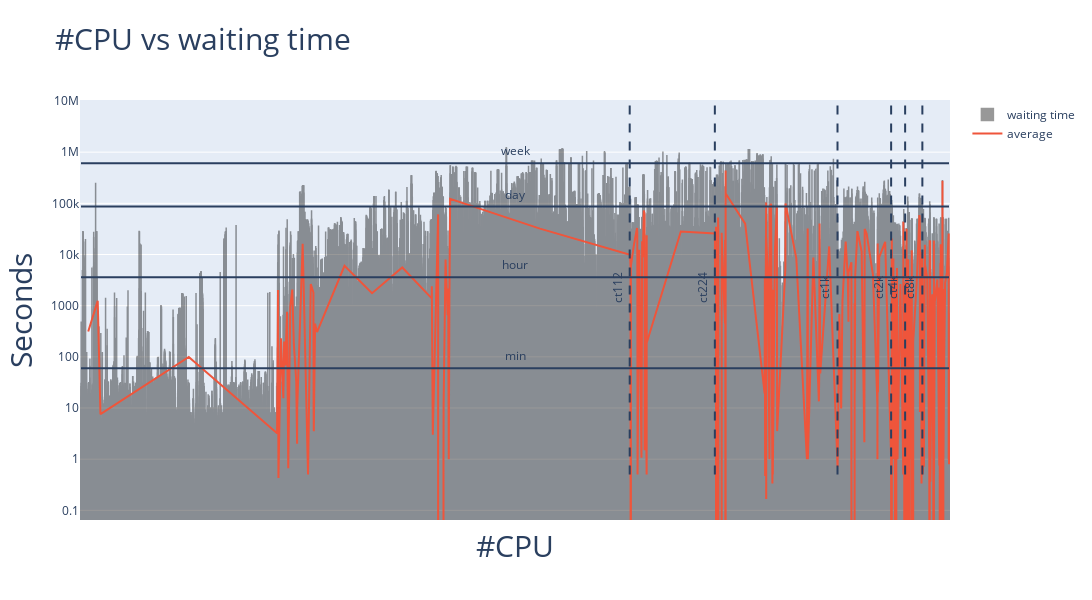

Notebook cell for this chart:
### Code cell
fig = go.Figure(go.Bar(
    x=test['pos'],
    y=test['Waiting Time'],
    name='waiting time'
    ))

fig.update_traces(marker_color='rgb(0, 0, 0)', marker_line_color='rgb(0, 0, 0)',
                    marker_line_width=1.5, opacity=0.4)

fig.add_trace(go.Scatter(x=average_pos.pos, y=average_pos.ave_waiting_time, name='average'))

fig.update_layout(
    yaxis={
        'type':'log'
    },
    xaxis={
        'title':'#CPU',
        'showticklabels':False
    },
    title={'text':'#CPU vs waiting time', 'font':{'size':30}},
    xaxis_title={'text':'#CPU', 'font':{'size': 30}},
    yaxis_title={'text':'Seconds', 'font':{'size':30}},
    height=600,
    width=1700
)

fig.add_shape(
        type='line', line=dict(dash='dash'),
        name = '112',
        label = {'text':'ct112'},
        x0 = 30653,
        x1 = 30653,
        y0 = 0.5,
        y1 = 10000000
    )

fig.add_shape(
        type='line', line=dict(dash='dash'),
        name = '224',
        label = {'text':'ct224'},
        x0 = 35410,
        x1 = 35410,
        y0 = 0.5,
        y1 = 10000000
    )

fig.add_shape(
        type='line', line=dict(dash='dash'),
        name = '1120',
        label = {'text':'ct1k'},
        x0 = 42262,
        x1 = 42262,
        y0 = 0.5,
        y1 = 10000000
    )

fig.add_shape(
        type='line', line=dict(dash='dash'),
        name = '2240',
        label = {'text':'ct2k'},
        x0 = 45258,
        x1 = 45258,
        y0 = 0.5,
        y1 = 10000000
    )

fig.add_shape(
        type='line', line=dict(dash='dash'),
        name = '4480',
        label = {'text':'ct4k'},
        x0 = 46040,
        x1 = 46040,
        y0 = 0.5,
        y1 = 10000000
    )

fig.add_shape(
        type='line', line=dict(dash='dash'),
        name = '8960',
        label = {'text':'ct8k'},
        x0 = 47003,
        x1 = 47003,
        y0 = 0.5,
        y1 = 10000000
    )

fig.add_shape(
        type='line', line=dict(dash='solid'),
        name = 'min',
        label = {'text':'min'},
        x0 = 0,
        x1 = 48491,
        y0 = 60,
        y1 = 60
    )

fig.add_shape(
        type='line', line=dict(dash='solid'),
        name = 'hour',
        label = {'text':'hour'},
        x0 = 0,
        x1 = 48491,
        y0 = 3600,
        y1 = 3600
    )

fig.add_shape(
        type='line', line=dict(dash='solid'),
        name = 'day',
        label = {'text':'day'},
        x0 = 0,
        x1 = 48491,
        y0 = 3600*24,
        y1 = 3600*24
    )

fig.add_shape(
        type='line', line=dict(dash='solid'),
        name = 'week',
        label = {'text':'week'},
        x0 = 0,
        x1 = 48491,
        y0 = 3600*24*7,
        y1 = 3600*24*7
    )

#fig.show()
#pio.write_image(fig, f'CPU_vs_wait_time_log_.png', scale=2)

### Figure 1 — Plotly figure (JSON) as saved in the notebook; plotly's stock layout.template omitted (floating-point values rounded to 4 significant figures; data arrays with more than 128 entries replaced by an {"elided": "..."} marker saying what was removed)
{"data": [{"marker": {"color": "rgb(0, 0, 0)", "line": {"color": "rgb(0, 0, 0)", "width": 1.5}}, "name": "waiting time", "opacity": 0.4, "type": "bar", "x": {"elided": "48495 int values"}, "y": {"elided": "48495 int values"}}, {"name": "average", "type": "scatter", "x": {"elided": "326 float values"}, "y": {"elided": "326 float values"}}], "layout": {"height": 600, "shapes": [{"label": {"text": "ct112"}, "line": {"dash": "dash"}, "name": "112", "type": "line", "x0": 30653, "x1": 30653, "y0": 0.5, "y1": 10000000}, {"label": {"text": "ct224"}, "line": {"dash": "dash"}, "name": "224", "type": "line", "x0": 35410, "x1": 35410, "y0": 0.5, "y1": 10000000}, {"label": {"text": "ct1k"}, "line": {"dash": "dash"}, "name": "1120", "type": "line", "x0": 42262, "x1": 42262, "y0": 0.5, "y1": 10000000}, {"label": {"text": "ct2k"}, "line": {"dash": "dash"}, "name": "2240", "type": "line", "x0": 45258, "x1": 45258, "y0": 0.5, "y1": 10000000}, {"label": {"text": "ct4k"}, "line": {"dash": "dash"}, "name": "4480", "type": "line", "x0": 46040, "x1": 46040, "y0": 0.5, "y1": 10000000}, {"label": {"text": "ct8k"}, "line": {"dash": "dash"}, "name": "8960", "type": "line", "x0": 47003, "x1": 47003, "y0": 0.5, "y1": 10000000}, {"label": {"text": "min"}, "line": {"dash": "solid"}, "name": "min", "type": "line", "x0": 0, "x1": 48491, "y0": 60, "y1": 60}, {"label": {"text": "hour"}, "line": {"dash": "solid"}, "name": "hour", "type": "line", "x0": 0, "x1": 48491, "y0": 3600, "y1": 3600}, {"label": {"text": "day"}, "line": {"dash": "solid"}, "name": "day", "type": "line", "x0": 0, "x1": 48491, "y0": 86400, "y1": 86400}, {"label": {"text": "week"}, "line": {"dash": "solid"}, "name": "week", "type": "line", "x0": 0, "x1": 48491, "y0": 604800, "y1": 604800}], "title": {"font": {"size": 30}, "text": "#CPU vs waiting time"}, "width": 1700, "xaxis": {"showticklabels": false, "title": {"font": {"size": 30}, "text": "#CPU"}}, "yaxis": {"title": {"font": {"size": 30}, "text": "Seconds"}, "type": "log"}}}
